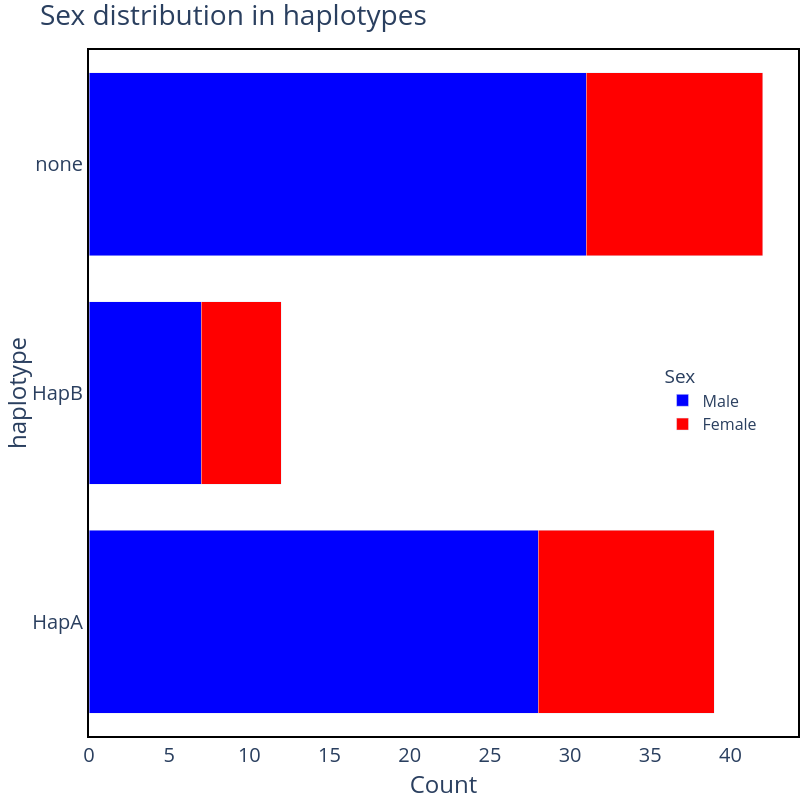

The notebook cell saved with this chart:
### Code cell
# make a barchart with the number of males and females in each haplotype


fig = px.bar(
    df.groupby(["haplotype", "SEXatBirth"]).size().reset_index(),
    y="haplotype",
    x=0,
    color="SEXatBirth",
    color_discrete_map={"Male": "blue", "Female": "red"},
    category_orders={"SEXatBirth": ["Male", "Female"]},
    barmode="stack",
    labels={"0": "Count", "haplotype": "haplotype", "SEXatBirth": "Sex at birth"},
    title="Sex distribution in haplotypes",
)

fig.update_layout(
    width=800,
    height=800,
    plot_bgcolor="rgba(0, 0, 0, 0)",
    font=dict(size=20),
    margin=dict(l=0, r=0, t=50, b=0),
    legend=dict(
        title="Sex",
        yanchor="top",
        y=0.55,
        xanchor="right",
        x=0.95,
        font=dict(size=16),
    ),
)

fig.update_xaxes(
    showline=True,
    linewidth=2,
    linecolor="black",
    mirror=True,
)

fig.update_yaxes(
    showline=True,
    linewidth=2,
    linecolor="black",
    mirror=True,
)

fig.show()
# save the figure in vector format
fig.write_image("/home/wdecoster/Downloads/demographics_sex.svg")

### Figure 1 — Plotly figure (JSON) as saved in the notebook; plotly's stock layout.template omitted (floating-point values rounded to 4 significant figures)
{"data": [{"hovertemplate": "Sex at birth=Male<br>Count=%{x}<br>haplotype=%{y}<extra></extra>", "legendgroup": "Male", "marker": {"color": "blue", "pattern": {"shape": ""}}, "name": "Male", "orientation": "h", "showlegend": true, "textposition": "auto", "type": "bar", "x": [28, 7, 31], "xaxis": "x", "y": ["HapA", "HapB", "none"], "yaxis": "y"}, {"hovertemplate": "Sex at birth=Female<br>Count=%{x}<br>haplotype=%{y}<extra></extra>", "legendgroup": "Female", "marker": {"color": "red", "pattern": {"shape": ""}}, "name": "Female", "orientation": "h", "showlegend": true, "textposition": "auto", "type": "bar", "x": [11, 5, 11], "xaxis": "x", "y": ["HapA", "HapB", "none"], "yaxis": "y"}], "layout": {"barmode": "stack", "font": {"size": 20}, "height": 800, "legend": {"font": {"size": 16}, "title": {"text": "Sex"}, "tracegroupgap": 0, "x": 0.95, "xanchor": "right", "y": 0.55, "yanchor": "top"}, "margin": {"b": 0, "l": 0, "r": 0, "t": 50}, "plot_bgcolor": "rgba(0, 0, 0, 0)", "title": {"text": "Sex distribution in haplotypes"}, "width": 800, "xaxis": {"anchor": "y", "domain": [0, 1], "linecolor": "black", "linewidth": 2, "mirror": true, "showline": true, "title": {"text": "Count"}}, "yaxis": {"anchor": "x", "domain": [0, 1], "linecolor": "black", "linewidth": 2, "mirror": true, "showline": true, "title": {"text": "haplotype"}}}}
